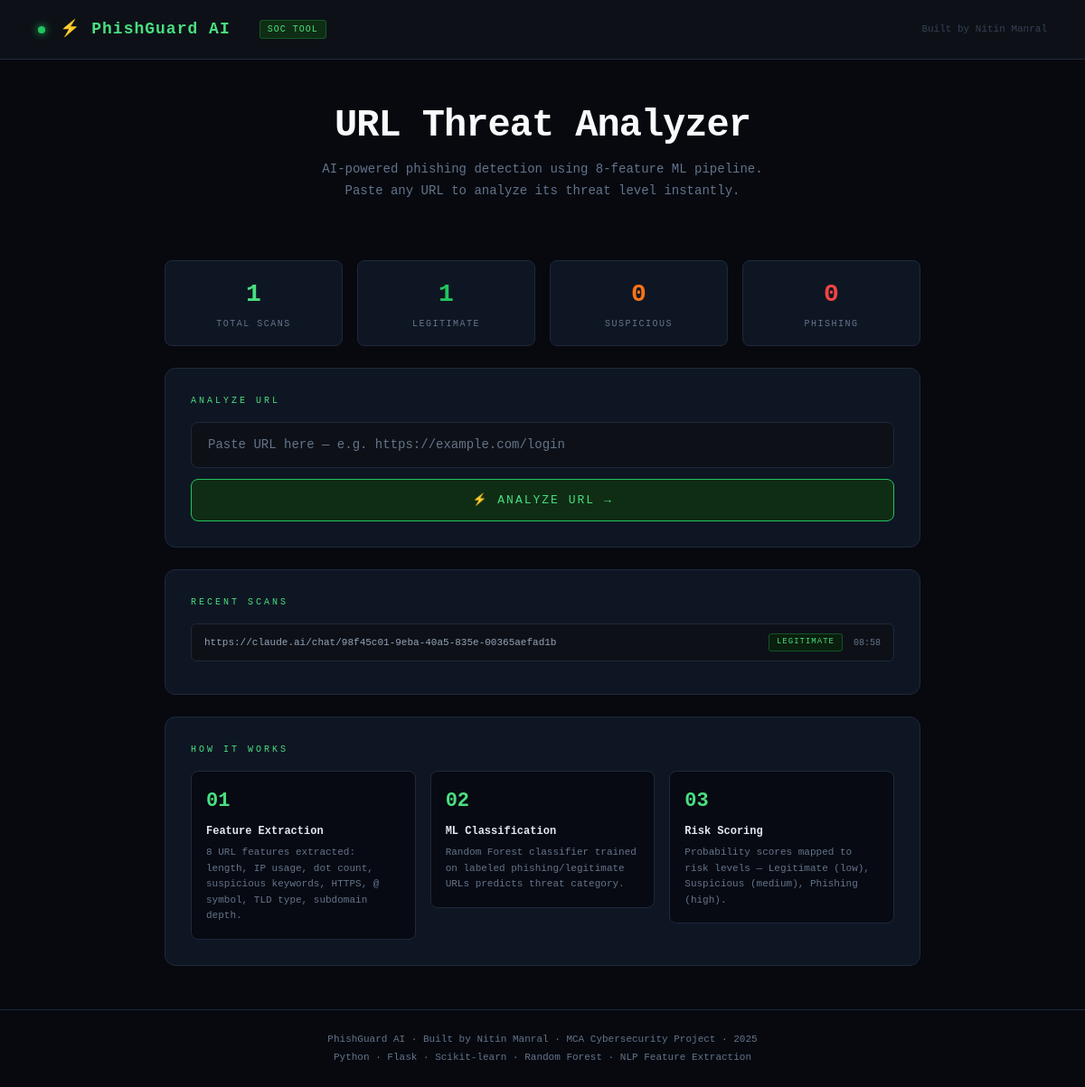
The page / on the database its author committed.
### tables this page shows
CREATE TABLE scan_history (
            id INTEGER PRIMARY KEY AUTOINCREMENT,
            url TEXT NOT NULL,
            result TEXT NOT NULL,
            risk_score INTEGER,
            timestamp TEXT NOT NULL
        );

### app.py (the view)
@app.route('/')
def index():
    stats = get_stats()
    history = get_history(8)
    return render_template('index.html', stats=stats, history=history)

### app.py (called while the page is built)
def get_history(limit=10):
    conn = sqlite3.connect(DB_PATH)
    c = conn.cursor()
    c.execute('SELECT url, result, risk_score, timestamp FROM scan_history ORDER BY id DESC LIMIT ?', (limit,))
    rows = c.fetchall()
    conn.close()
    return rows

def get_stats():
    conn = sqlite3.connect(DB_PATH)
    c = conn.cursor()
    c.execute('SELECT COUNT(*) FROM scan_history')
    total = c.fetchone()[0]
    c.execute("SELECT COUNT(*) FROM scan_history WHERE result='Phishing'")
    phishing = c.fetchone()[0]
    c.execute("SELECT COUNT(*) FROM scan_history WHERE result='Suspicious'")
    suspicious = c.fetchone()[0]
    c.execute("SELECT COUNT(*) FROM scan_history WHERE result='Legitimate'")
    legit = c.fetchone()[0]
    conn.close()
    return {'total': total, 'phishing': phishing, 'suspicious': suspicious, 'legitimate': legit}

### templates/index.html (shortened to what this page needs)
<!DOCTYPE html>
<html lang="en">
<head>
<link href="https://cdn.jsdelivr.net/npm/bootstrap@5.3.0/dist/css/bootstrap.min.css" rel="stylesheet">
</head>
<body>
<nav class="navbar">
  <div class="container">
    <div class="d-flex align-items-center gap-3">
      <div class="blink" style="width:8px;height:8px;border-radius:50%;background:#22c55e;box-shadow:0 0 8px #22c55e;"></div>
      <span class="navbar-brand mb-0">⚡ PhishGuard AI</span>
      <span class="nav-badge">SOC TOOL</span>
    </div>
    <div style="font-size:11px;color:#334155;">Built by Nitin Manral</div>
  </div>
</nav>
<div class="container" style="max-width:860px;">
  <div class="hero">
    <h1>URL Threat Analyzer</h1>
    <p>AI-powered phishing detection using 8-feature ML pipeline. Paste any URL to analyze its threat level instantly.</p>
  </div>
  <div class="row g-3 mb-4">
    <div class="col-3">
      <div class="stat-card">
        <div class="stat-number" style="color:#4ade80;">{{ stats.total }}</div>
        <div class="stat-label">Total Scans</div>
      </div>
    </div>
    <div class="col-3">
      <div class="stat-card">
        <div class="stat-number" style="color:#22c55e;">{{ stats.legitimate }}</div>
        <div class="stat-label">Legitimate</div>
      </div>
    </div>
    <div class="col-3">
      <div class="stat-card">
        <div class="stat-number" style="color:#f97316;">{{ stats.suspicious }}</div>
        <div class="stat-label">Suspicious</div>
      </div>
    </div>
    <div class="col-3">
      <div class="stat-card">
        <div class="stat-number" style="color:#ef4444;">{{ stats.phishing }}</div>
        <div class="stat-label">Phishing</div>
      </div>
    </div>
  </div>
  <div class="scan-card">
    <div class="section-title">Analyze URL</div>
    <input type="text" id="urlInput" class="url-input" placeholder="Paste URL here — e.g. https://example.com/login" autocomplete="off" spellcheck="false">
    <button class="btn-scan" id="scanBtn" onclick="scanURL()">⚡ Analyze URL →</button>
  </div>
  <div class="scan-card" style="margin-top:8px;">
    <div class="section-title">Recent Scans</div>
    <div id="historyList">
      {% if history %}
        {% for item in history %}
        <div class="history-item">
          <div class="history-url">{{ item[0][:80] }}{% if item[0]|length > 80 %}...{% endif %}</div>
          <span class="history-badge {{ item[1] }}">{{ item[1].upper() }}</span>
          <span class="history-time">{{ item[3][11:16] }}</span>
        </div>
        {% endfor %}
      {% else %}
        <div style="color:#334155;font-size:12px;text-align:center;padding:20px;">No scans yet — analyze your first URL above.</div>
      {% endif %}
    </div>
  </div>
  <div class="scan-card" style="margin-top:8px;">
    <div class="section-title">How It Works</div>
    <div class="row g-3">
      {% for step in [
        ("01", "Feature Extraction", "8 URL features extracted: length, IP usage, dot count, suspicious keywords, HTTPS, @ symbol, TLD type, subdomain depth."),
        ("02", "ML Classification", "Random Forest classifier trained on labeled phishing/legitimate URLs predicts threat category."),
        ("03", "Risk Scoring", "Probability scores mapped to risk levels — Legitimate (low), Suspicious (medium), Phishing (high)."),
      ] %}
      <div class="col-md-4">
        <div style="background:#070a12;border:1px solid #1e293b;border-radius:8px;padding:16px;">
          <div style="font-size:22px;font-weight:700;color:#4ade80;margin-bottom:8px;">{{ step[0] }}</div>
          <div style="font-size:12px;font-weight:700;color:#e2e8f0;margin-bottom:6px;">{{ step[1] }}</div>
          <div style="font-size:11px;color:#64748b;line-height:1.6;">{{ step[2] }}</div>
        </div>
      </div>
      {% endfor %}
    </div>
  </div>
</div>
<footer>
  <div>PhishGuard AI · Built by Nitin Manral · MCA Cybersecurity Project · 2025</div>
  <div style="margin-top:4px;">Python · Flask · Scikit-learn · Random Forest · NLP Feature Extraction</div>
</footer>
</body>
</html>

### templates/index.html (style rules this page uses)
:root { --bg: #07090f; --surface: #0d1117; --card: #0f1623; --border: #1e293b; --text: #e2e8f0; --muted: #64748b; --green: #22c55e; --orange: #f97316; --red: #ef4444; --blue: #3b82f6; }
* { box-sizing: border-box; }
body { background: var(--bg); color: var(--text); font-family: 'Courier New', monospace; min-height: 100vh; }
.navbar { background: var(--surface); border-bottom: 1px solid var(--border); padding: 14px 0; }
.navbar-brand { color: #4ade80 !important; font-weight: 700; letter-spacing: 1px; font-size: 18px; }
.nav-badge { background: #0f2d14; border: 1px solid #22c55e44; color: #4ade80; font-size: 10px; padding: 2px 8px; border-radius: 3px; letter-spacing: 1px; }
.hero { padding: 48px 0 32px; text-align: center; }
.hero h1 { font-size: clamp(24px, 5vw, 42px); font-weight: 700; color: #f8fafc; letter-spacing: -1px; margin-bottom: 12px; }
.hero p { color: var(--muted); font-size: 14px; max-width: 500px; margin: 0 auto 32px; line-height: 1.7; }
.scan-card { background: var(--card); border: 1px solid var(--border); border-radius: 12px; padding: 28px; margin-bottom: 24px; }
.url-input { background: var(--surface); border: 1px solid var(--border); color: var(--text); border-radius: 8px; padding: 14px 18px; font-size: 14px; font-family: 'Courier New', monospace; transition: border 0.2s; width: 100%; }
.url-input::placeholder { color: var(--muted); }
.btn-scan { background: #0f2d14; border: 1px solid var(--green); color: #4ade80; padding: 13px 32px; border-radius: 8px; font-family: 'Courier New', monospace; font-size: 13px; letter-spacing: 2px; text-transform: uppercase; cursor: pointer; transition: all 0.2s; width: 100%; margin-top: 12px; }
.stat-card { background: var(--card); border: 1px solid var(--border); border-radius: 8px; padding: 16px; text-align: center; }
.stat-number { font-size: 28px; font-weight: 700; }
.stat-label { font-size: 10px; color: var(--muted); letter-spacing: 1.5px; text-transform: uppercase; margin-top: 4px; }
.history-item { background: var(--surface); border: 1px solid var(--border); border-radius: 6px; padding: 10px 14px; margin-bottom: 8px; display: flex; align-items: center; gap: 12px; flex-wrap: wrap; }
.history-url { font-size: 11px; color: #94a3b8; word-break: break-all; flex: 1; }
.history-badge { font-size: 9px; padding: 2px 8px; border-radius: 3px; letter-spacing: 1px; flex-shrink: 0; }
.history-badge.Legitimate { background: #0a1f0d; color: #4ade80; border: 1px solid #14532d; }
.history-time { font-size: 10px; color: var(--muted); flex-shrink: 0; }
.section-title { font-size: 10px; color: #4ade80; letter-spacing: 3px; text-transform: uppercase; margin-bottom: 16px; }
.blink { animation: blink 2s infinite; }
footer { border-top: 1px solid var(--border); padding: 24px 0; text-align: center; color: var(--muted); font-size: 11px; margin-top: 48px; }

### rows shown on the page
scan_history: url "https://claude.ai/chat/98f45c01-9eba-40a5-835e-00365aefad1b", result "LEGITIMATE", timestamp "08:58"

### other values the page prints
{{ stats.total }} "1"
{{ stats.legitimate }} "1"
{{ stats.suspicious }} "0"
{{ stats.phishing }} "0"
{{ step[0] }} "01" "02" "03"
{{ step[1] }} "Feature Extraction" "ML Classification" "Risk Scoring"
{{ step[2] }} "8 URL features extracted: length, IP usage, dot count, suspicious keywords, HTTPS, @ symbol, TLD type, subdomain depth." "Random Forest classifier trained on labeled phishing/legitimate URLs predicts threat category." "Probability scores mapped to risk levels — Legitimate (low), Suspicious (medium), Phishing (high)."
